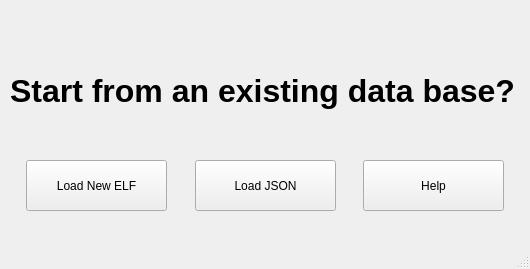
<?xml version="1.0" encoding="UTF-8"?>
<ui version="4.0">
 <class>win_new_project_dialogue</class>
 <widget class="QMainWindow" name="win_new_project_dialogue">
  <property name="geometry">
   <rect>
    <x>0</x>
    <y>0</y>
    <width>530</width>
    <height>269</height>
   </rect>
  </property>
  <property name="windowTitle">
   <string>New Project</string>
  </property>
  <property name="windowIcon">
   <iconset theme="QIcon::ThemeIcon::FolderNew"/>
  </property>
  <widget class="QWidget" name="centralwidget">
   <widget class="QPushButton" name="btn_help_new_project">
    <property name="geometry">
     <rect>
      <x>363</x>
      <y>160</y>
      <width>141</width>
      <height>51</height>
     </rect>
    </property>
    <property name="text">
     <string>Help</string>
    </property>
    <property name="icon">
     <iconset theme="QIcon::ThemeIcon::DialogQuestion"/>
    </property>
   </widget>
   <widget class="QLabel" name="lbl_question_dialog">
    <property name="geometry">
     <rect>
      <x>10</x>
      <y>0</y>
      <width>531</width>
      <height>181</height>
     </rect>
    </property>
    <property name="font">
     <font>
      <pointsize>24</pointsize>
      <bold>true</bold>
     </font>
    </property>
    <property name="text">
     <string>Start from an existing data base?</string>
    </property>
   </widget>
   <widget class="QPushButton" name="btn_new_elf">
    <property name="geometry">
     <rect>
      <x>26</x>
      <y>160</y>
      <width>141</width>
      <height>51</height>
     </rect>
    </property>
    <property name="text">
     <string>Load New ELF</string>
    </property>
    <property name="icon">
     <iconset theme="QIcon::ThemeIcon::DocumentNew"/>
    </property>
   </widget>
   <widget class="QPushButton" name="btn_Load_json">
    <property name="geometry">
     <rect>
      <x>195</x>
      <y>160</y>
      <width>141</width>
      <height>51</height>
     </rect>
    </property>
    <property name="text">
     <string>Load JSON</string>
    </property>
    <property name="icon">
     <iconset theme="QIcon::ThemeIcon::DocumentOpen"/>
    </property>
   </widget>
  </widget>
  <widget class="QMenuBar" name="menubar">
   <property name="geometry">
    <rect>
     <x>0</x>
     <y>0</y>
     <width>530</width>
     <height>24</height>
    </rect>
   </property>
  </widget>
  <widget class="QStatusBar" name="statusbar"/>
 </widget>
 <resources/>
 <connections/>
</ui>
